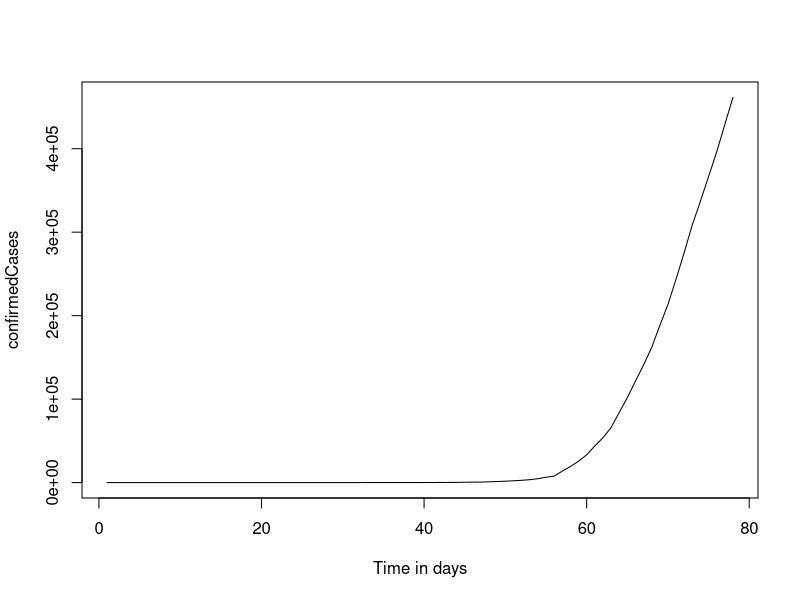
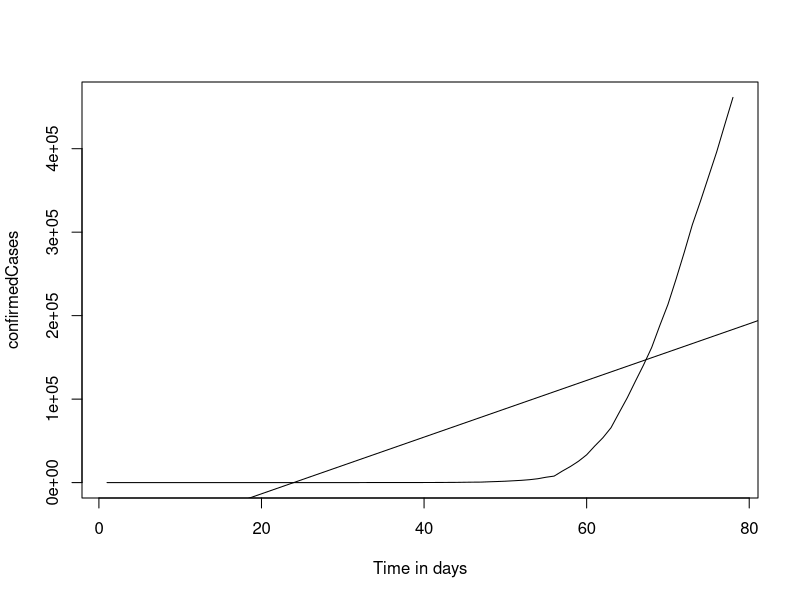
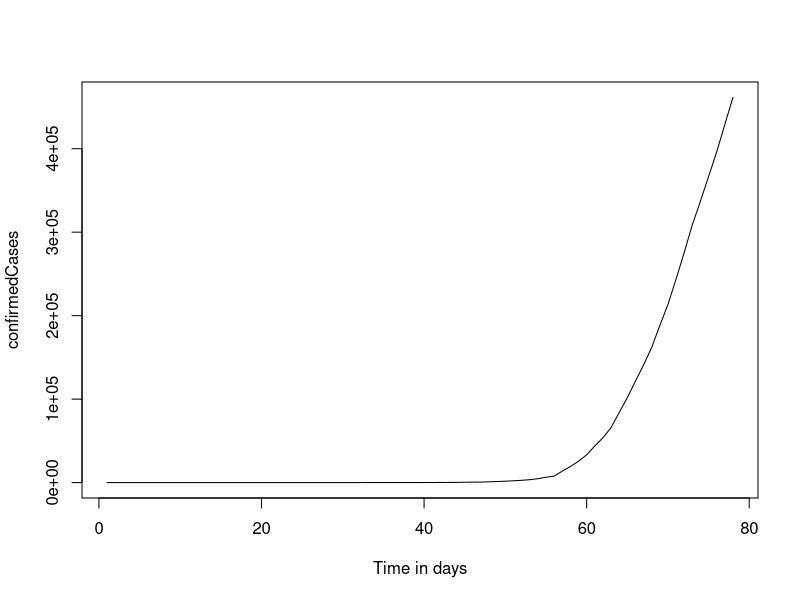
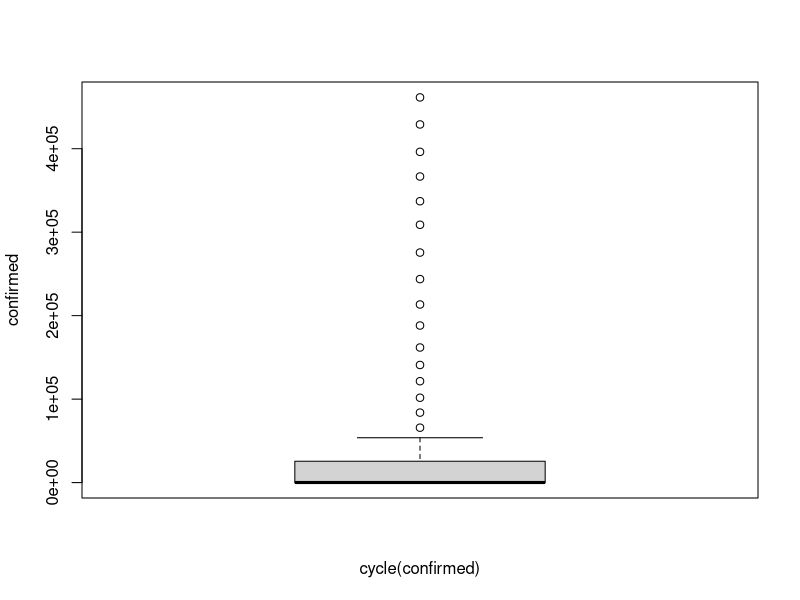
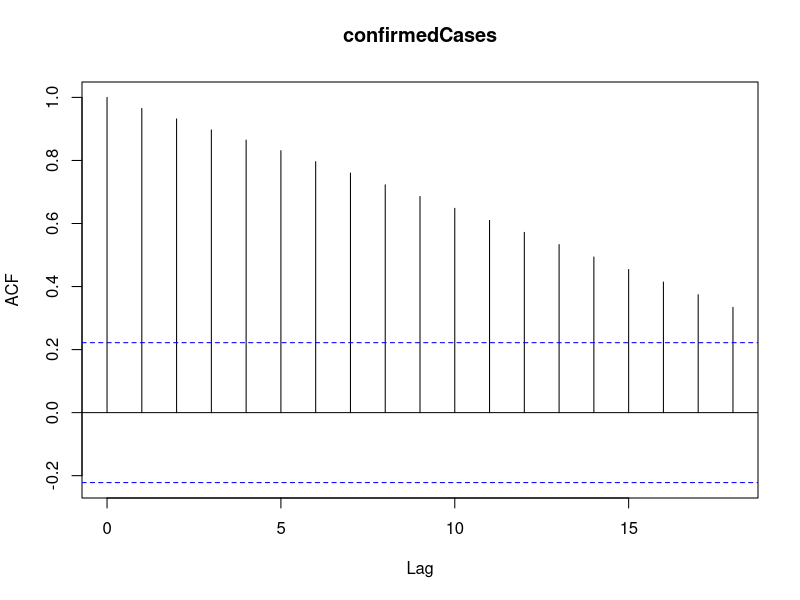
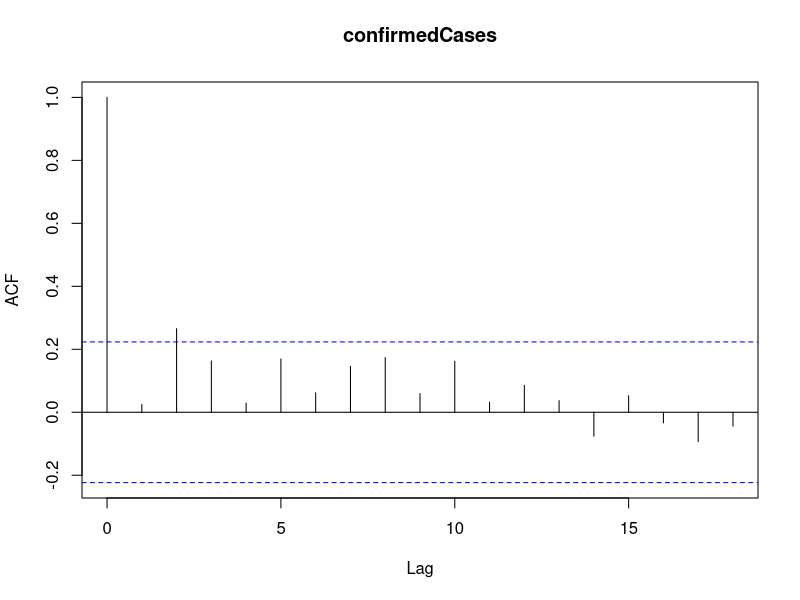
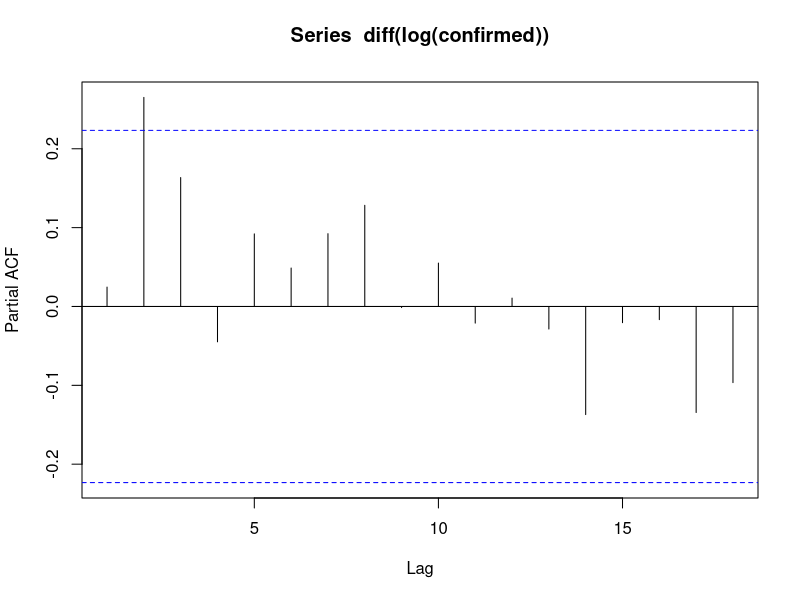
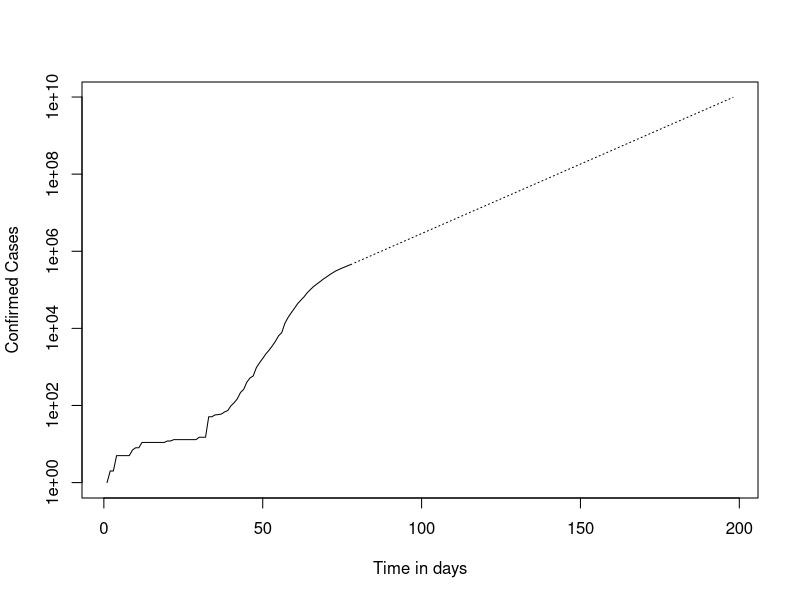

The R source for these figures, in order: (Note: this script raises an error after producing the figures.)
#----------Predicting confirmed cases in USA for next 120 days using Arima Model-------------#

setwd("/Users/elijaheniola/documents/dataset")

#Importing libraries
library(data.table)
library(tseries)
library(forecast)


covidConfirmed<-read.csv("covid19_confirmed_global.csv")
covidDeaths<-read.csv("covid19_deaths_global.csv")
covidRecovered<-read.csv("covid19_recovered_global.csv")

#Preparing US confirmed cases dataset

covidConfirmed <- covidConfirmed[c(-1,-2,-3, -4)]
covidConfirmed

covidConfirmedUS <- covidConfirmed[226,]
covidConfirmedUS


confirmed <- transpose(covidConfirmedUS)
confirmed

#rownames(confirmed) <- colnames(covidConfirmedUS)
colnames(confirmed) <- rownames(covidConfirmedUS)
confirmed

colnames(confirmed)[colnames(confirmed) == "226"] <- "confirmedCases"
confirmed

summary(confirmed)


#converting our dataset to a time series format
confirmed<-ts(confirmed)
confirmed

plot.ts(confirmed, xlab="Time in days")

class(confirmed)
frequency(confirmed)
summary(confirmed)
plot(confirmed, xlab="Time in days")
abline(reg=lm(confirmed~time(confirmed)))
cycle(confirmed)
plot(aggregate(confirmed,FUN=mean), xlab="Time in days")

boxplot(confirmed~cycle(confirmed))

# Determining that our time series is stationary enough to do any form of time series modelling 
# Augmented Dickey Fullers Test
adf.test(diff(log(confirmed)), alternative="stationary", k=1)

acf(log(confirmed))

acf(diff(log(confirmed)))

pacf(diff(log(confirmed)))

(fit <- arima(log(confirmed), c(0, 1, 1),seasonal = list(order = c(0, 1, 1), period = 1)))

# Prediction using manual p,d,q values
pred <- predict(fit, n.ahead = 120*1)
ts.plot(confirmed,2.718^pred$pred, log = "y", lty = c(1,3), ylab="Confirmed Cases", xlab="Time in days")

# Using auto arima to get best values for p, d, q
ourModelConfirmed <- auto.arima(confirmed)
ourModelConfirmed

auto.arima(confirmed, ic="aic", trace=TRUE)

#adf.test(myModel)
plot.ts(ourModelConfirmed$residuals)

acf(ts(ourModelConfirmed$residuals), main = 'ACF Residual')
pacf(ts(ourModelConfirmed$residuals), main = 'PACF Residual')

# Using the model to forecast for the next 120 days
ourForecast<-forecast(ourModelConfirmed, level=c(95), h=120*1)
plot(ourForecast, ylab="Confirmed Cases", xlab="Time in days")

# Testing our model
Box.test(ourModelConfirmed$residuals, lag=5, type="Ljung-Box")
Box.test(ourModelConfirmed$residuals, lag=10, type="Ljung-Box")
Box.test(ourModelConfirmed$residuals, lag=15, type="Ljung-Box")

#---------------------------------------------------------------------------

#Preparing US deaths cases dataset

covidDeaths <- covidDeaths[c(-1,-2,-3)]
covidDeaths

covidDeathsUS <- covidDeaths[226,]
covidDeathsUS

deaths <- transpose(covidDeathsUS)
deaths

#rownames(confirmed) <- colnames(covidConfirmedUS)
colnames(deaths) <- rownames(covidDeathsUS)
deaths

colnames(deaths)[colnames(deaths) == "226"] <- "deathCases"
deaths
summary(deaths)

#converting our dataset to a time series format
deaths<-ts(deaths)
deaths

plot.ts(deaths)

class(deaths)
frequency(deaths)
summary(deaths)
plot(deaths)
abline(reg=lm(deaths~time(deaths)))
cycle(deaths)
plot(aggregate(deaths,FUN=mean))

boxplot(deaths~cycle(deaths))

# Determining that our time series is stationary enough to do any form of time series modelling 
# Augmented Dickey Fullers Test
adf.test(diff(log(deaths)), alternative="stationary", k=1)

acf(log(deaths))

# Using auto arima to get best values for p, d, q
ourModelDeaths <- auto.arima(deaths)
ourModelDeaths

auto.arima(ourModelDeaths, ic="aic", trace=TRUE)

plot.ts(ourModelDeaths$residuals)

acf(ts(ourModelDeaths$residuals), main = 'ACF Residual')
pacf(ts(ourModelDeaths$residuals), main = 'PACF Residual')

# Using the model to forecast for the next 120 days
ourForecast<-forecast(ourModelDeaths, level=c(95), h=120*1)
plot(ourForecast,ylab="Death Cases", xlab="Time in days" )

# Testing our model
Box.test(ourModelDeaths$residuals, lag=5, type="Ljung-Box")
Box.test(ourModelDeaths$residuals, lag=10, type="Ljung-Box")
Box.test(ourModelDeaths$residuals, lag=15, type="Ljung-Box")


#-------------------------------------------------------------------

#Preparing US recovered cases dataset

covidRecovered <- covidRecovered[c(-1,-2,-3)]
covidRecovered

covidRecoveredUS <- covidRecovered[226,]
covidRecoveredUS


recovered <- transpose(covidRecoveredUS)
recovered

#rownames(recovered) <- colnames(covidRecoveredUS)
colnames(recovered) <- rownames(covidRecoveredUS)
recovered

colnames(recovered)[colnames(recovered) == "226"] <- "recoveredCases"
recovered
summary(recovered)

#converting our dataset to a time series format
recovered<-ts(recovered)
recovered

plot.ts(recovered)


class(recovered)
frequency(recovered)
summary(recovered)
plot(recovered)
abline(reg=lm(recovered~time(recovered)))
cycle(recovered)
plot(aggregate(recovered,FUN=mean))

boxplot(deaths~cycle(recovered))


# Determining that our time series is stationary enough to do any form of time series modelling 
# Augmented Dickey Fullers Test
adf.test(diff(log(recovered)), alternative="stationary", k=1)

acf(log(recovered))

# Using auto arima to get best values for p, d, q
ourModelRecovered<- auto.arima(recovered)
ourModelRecovered

auto.arima(ourModelRecovered, ic="aic", trace=TRUE)

plot.ts(ourModelRecovered$residuals)

acf(ts(ourModelRecovered$residuals), main = 'ACF Residual')
pacf(ts(ourModelDeaths$residuals), main = 'PACF Residual')

# Using the model to forecast for the next 120 days
ourForecastRecov<-forecast(ourModelDeaths, level=c(95), h=120*1)
plot(ourForecastRecov, ylab="Confirmed Cases", xlab="Time in days")

# Testing our model
Box.test(ourModelRecovered$residuals, lag=5, type="Ljung-Box")
Box.test(ourModelRecovered$residuals, lag=10, type="Ljung-Box")
Box.test(ourModelRecovered$residuals, lag=15, type="Ljung-Box")


#Binding the datasets for confirmed cases, deaths and recovered cases
ncol(confirmed)
ncol(deaths)
ncol(recovered)
confirmed_Deaths <- cbind(confirmed,deaths)
confirmed_Deaths
confirmed_Deaths_Recovered <- cbind(confirmed_Deaths,recovered)
confirmed_Deaths_Recovered


#-----Predicting confirmed, deaths and recovered cases for the top 13 countries using Arima Model-----#

setwd("C:/datamining_classExamples")

# importing libraries
library(car)
library(dplyr)
library(plyr)
library(tseries)
library(zoo)
library(forecast )

# importing data of confirmed, recovered and death time series for all countries.
# The appropriate paths has been provided where the dataset resides
confirmed=read.csv('covid19_confirmed_global.csv',
                   header = F,stringsAsFactors = F)
death=read.csv('covid19_deaths_global.csv',header=F,stringsAsFactors = F)
recovered=read.csv('covid19_recovered_global.csv',header=F,stringsAsFactors = F)

# looking at the first five rows of the confirmed data set
head(confirmed)

# seeing that the V2 and V3 columns are longitude and latitude which are not useful so
# making latitude and longitude as null. 
# this implies that those columns are being removed from all three datasets
confirmed$V2<-NULL
confirmed$V3<-NULL
recovered$V2<-NULL
recovered$V3<-NULL
death$V2<-NULL
death$V3<-NULL

# The first row contains dates. Removing first row of names and date after noting the start and end
# This has been done for all the three datasets
confirmed=confirmed[2:nrow(confirmed),]
recovered=recovered[2:nrow(recovered),]
death=death[2:nrow(death),]


# The code below converts to numeric the values of columns starting from column 2 to the last colum
for (j in 2:ncol(confirmed)){ # select from column 2 onwards
  confirmed[,j]=as.numeric(confirmed[,j]) # convert to numeric
  recovered[,j]=as.numeric(recovered[,j]) # convert to numeric
  death[,j]=as.numeric(death[,j]) # convert to numeric
}

# V1 is the country name. So for each country name, the subset of the data has been selected below and 
# the columns for each day have been summed for that subset.
# This gives the data for that day for that country as an aggregate
# This has been done for all the three datasets below.
data_confirmed=ddply(confirmed,'V1',function(x){colSums(x[,2:ncol(x)],na.rm = T)})
data_recovered=ddply(recovered,'V1',function(x){colSums(x[,2:ncol(x)],na.rm = T)})
data_death=ddply(death,'V1',function(x){colSums(x[,2:ncol(x)],na.rm = T)})


# getting data for US
data_US_confirmed=data_confirmed%>% filter(V1=='US') # V1 is country, so US is being selected
data_US_death=data_death%>% filter(V1=='US')# V1 is country, so US is being selected
data_US_recovered=data_recovered%>% filter(V1=='US')# V1 is country, so US is being selected

# getting data for India
data_India_confirmed=data_confirmed%>% filter(V1=='India')# V1 is country, so India is being selected
data_India_death=data_death%>% filter(V1=='India')# V1 is country, so India is being selected
data_India_recovered=data_recovered%>% filter(V1=='India')# V1 is country, so India is being selected

# getting data for Canada
data_Canada_confirmed=data_confirmed%>% filter(V1=='Canada') # V1 is country, so Canada is being selected
data_Canada_death=data_death%>% filter(V1=='Canada') # V1 is country, so Canada is being selected
data_Canada_recovered=data_recovered%>% filter(V1=='Canada') # V1 is country, so Canada is being selected

# data for China
data_China_confirmed=data_confirmed%>% filter(V1=='China') # V1 is country, so China is being selected
data_China_death=data_death%>% filter(V1=='China')# V1 is country, so China is being selected
data_China_recovered=data_recovered%>% filter(V1=='China')# V1 is country, so China is being selected

# data for france
data_france_confirmed=data_confirmed%>% filter(V1=='France')# V1 is country, so France is being selected
data_france_death=data_death%>% filter(V1=='France')# V1 is country, so France is being selected
data_france_recovered=data_recovered%>% filter(V1=='France')# V1 is country, so France is being selected

# data for Italy
data_Italy_confirmed=data_confirmed%>% filter(V1=='Italy')# V1 is country, so Italy is being selected
data_Italy_death=data_death%>% filter(V1=='Italy')# V1 is country, so Italy is being selected
data_Italy_recovered=data_recovered%>% filter(V1=='Italy')# V1 is country, so Italy is being selected

# data for Japan
data_Japan_confirmed=data_confirmed%>% filter(V1=='Japan')# V1 is country, so Japan is being selected
data_Japan_death=data_death%>% filter(V1=='Japan')# V1 is country, so Japan is being selected
data_Japan_recovered=data_recovered%>% filter(V1=='Japan')# V1 is country, so Japan is being selected

# Data for South Korea
data_Skorea_confirmed=data_confirmed%>% filter(V1=="Korea, South")# V1 is country, so "Korea, South" is being selected
data_Skorea_death=data_death%>% filter(V1=="Korea, South")# V1 is country, so "Korea, South" is being selected
data_Skorea_recovered=data_recovered%>% filter(V1=="Korea, South")# V1 is country, so "Korea, South" is being selected

# Data for Spain
data_Spain_confirmed=data_confirmed%>% filter(V1=="Spain")# V1 is country, so Spain is being selected
data_Spain_death=data_death%>% filter(V1=="Spain")# V1 is country, so Spain is being selected
data_Spain_recovered=data_recovered%>% filter(V1=="Spain")# V1 is country, so Spain is being selected

# Data for "United Arab Emirates"
data_UAE_confirmed=data_confirmed%>% filter(V1=="United Arab Emirates")# V1 is country, so UAE is being selected
data_UAE_death=data_death%>% filter(V1=="United Arab Emirates")# V1 is country, so UAE is being selected
data_UAE_recovered=data_recovered%>% filter(V1=="United Arab Emirates")# V1 is country, so UAE is being selected

# Data for UK
data_UK_confirmed=data_confirmed%>% filter(V1=="United Kingdom")# V1 is country, so UK is being selected
data_UK_death=data_death%>% filter(V1=="United Kingdom")# V1 is country, so UK is being selected
data_UK_recovered=data_recovered%>% filter(V1=="United Kingdom")# V1 is country, so UK is being selected


# Summing all the columns from second column onwards to get data each day for the world as an aggregate
# and creating a time series starting 22-01-2020 and ending in 07-04-2020
# This has been done using the zoo package

confirmed_world=zoo(as.vector(colSums(data_confirmed[,2:ncol(data_confirmed)])),
                    seq(from =as.Date("22-01-2020",format='%d-%m-%Y') ,
                        to =as.Date("07-04-2020",format='%d-%m-%Y') ,by=1 )) # confirmed in world
recovered_world=zoo(as.vector(colSums(data_recovered[,2:ncol(data_recovered)])),
                    seq(from =as.Date("22-01-2020",format='%d-%m-%Y') ,
                        to =as.Date("07-04-2020",format='%d-%m-%Y') ,by=1 ))#recovered in world
death_world=zoo(as.vector(colSums(data_death[,2:ncol(data_death)])),
                seq(from =as.Date("22-01-2020",format='%d-%m-%Y') ,
                    to =as.Date("07-04-2020",format='%d-%m-%Y') ,by=1 )) #death in the world

# calculating a seris of dates from 22-01 to 07-04 
dates=seq(from =as.Date("22-01-2020",format='%d-%m-%Y') ,
          to =as.Date("07-04-2020",format='%d-%m-%Y') ,by=1 )


par(mfrow=c(1,3)) # to plot three plots in same plot
# plotting confirmed cases in US
plot(y=data_US_confirmed[,2:ncol(data_US_confirmed)],type='o',
     x=dates,cex=0.4,main='Confirmed cases : US',xlab='Date',ylab ='confirmed cases')
# plotting recovered cases in US
plot(y=data_US_recovered[,2:ncol(data_US_recovered)],type='o',
     x=dates,cex=0.4,main='Recovered cases : US',xlab='Date',ylab ='recovered cases')
# plotting dead cases in US
plot(y=data_US_death[,2:ncol(data_US_death)],type='o',
     x=dates,cex=0.4,main='Dead cases: US',xlab='Date',ylab ='dead cases')

par(mfrow=c(1,3)) # to plot three plots in same plot
# plotting confirmed cases in India
plot(y=data_India_confirmed[,2:ncol(data_India_confirmed)],type='o',
     x=dates,cex=0.4,main='Confirmed cases : India',xlab='Date',ylab ='confirmed cases')
# plotting recovered cases in India
plot(y=data_India_recovered[,2:ncol(data_India_recovered)],type='o',
     x=dates,cex=0.4,main='Recovered cases : India',xlab='Date',ylab ='recovered cases')
# plotting dead cases in India
plot(y=data_India_death[,2:ncol(data_India_death)],type='o',
     x=dates,cex=0.4,main='Dead cases: India',xlab='Date',ylab ='dead cases')

par(mfrow=c(1,3)) # to plot three plots in same plot
# plotting confirmed cases in Canada
plot(y=data_Canada_confirmed[,2:ncol(data_Canada_confirmed)],type='o',
     x=dates,cex=0.4,main='Confirmed cases : Canada',xlab='Date',ylab ='confirmed cases')
# plotting recovered cases in Canada
plot(y=data_Canada_recovered[,2:ncol(data_Canada_recovered)],type='o',
     x=dates,cex=0.4,main='Recovered cases : Canada',xlab='Date',ylab ='recovered cases')
# plotting dead cases in Canada
plot(y=data_Canada_death[,2:ncol(data_Canada_death)],type='o',
     x=dates,cex=0.4,main='Dead cases : Canada',xlab='Date',ylab ='dead cases')

par(mfrow=c(1,3)) # to plot three plots in same plot
# plotting confirmed cases in China
plot(y=data_China_confirmed[,2:ncol(data_China_confirmed)],type='o',
     x=dates,cex=0.4,main='Confirmed cases : China',xlab='Date',ylab ='confirmed cases')
# plotting recovered cases in China
plot(y=data_China_recovered[,2:ncol(data_China_recovered)],type='o',
     x=dates,cex=0.4,main='Recovered cases : China',xlab='Date',ylab ='recovered cases')
# plotting dead cases in China
plot(y=data_China_death[,2:ncol(data_China_death)],type='o',
     x=dates,cex=0.4,main='Dead cases : China',xlab='Date',ylab ='dead cases')

par(mfrow=c(1,3)) # to plot three plots in same plot
# plotting confirmed cases in France
plot(y=data_france_confirmed[,2:ncol(data_france_confirmed)],type='o',
     x=dates,cex=0.4,main='Confirmed cases : France',xlab='Date',ylab ='confirmed cases')
# plotting recovered cases in France
plot(y=data_france_recovered[,2:ncol(data_france_recovered)],type='o',
     x=dates,cex=0.4,main='Recovered cases : France',xlab='Date',ylab ='recovered cases')
# plotting dead cases in France
plot(y=data_france_death[,2:ncol(data_france_death)],type='o',
     x=dates,cex=0.4,main='Dead cases : France',xlab='Date',ylab ='dead cases')

par(mfrow=c(1,3)) # to plot three plots in same plot
# plotting confirmed cases in Italy
plot(y=data_Italy_confirmed[,2:ncol(data_Italy_confirmed)],type='o',
     x=dates,cex=0.4,main='Confirmed cases : Italy',xlab='Date',ylab ='confirmed cases')
# plotting recovered cases in Italy
plot(y=data_Italy_recovered[,2:ncol(data_Italy_recovered)],type='o',
     x=dates,cex=0.4,main='Recovered cases : Italy',xlab='Date',ylab ='recovered cases')
# plotting dead cases in Italy
plot(y=data_Italy_death[,2:ncol(data_Italy_death)],type='o',
     x=dates,cex=0.4,main='Dead cases : Italy',xlab='Date',ylab ='dead cases')

par(mfrow=c(1,3)) # to plot three plots in same plot
# plotting confirmed cases in Japan
plot(y=data_Japan_confirmed[,2:ncol(data_Japan_confirmed)],type='o',
     x=dates,cex=0.4,main='Confirmed cases: Japan',xlab='Date',ylab ='confirmed cases')
# plotting recovered cases in Japan
plot(y=data_Japan_recovered[,2:ncol(data_Japan_recovered)],type='o',
     x=dates,cex=0.4,main='Recovered cases : Japan',xlab='Date',ylab ='recovered cases')
# plotting dead cases in Japan
plot(y=data_Japan_death[,2:ncol(data_Japan_death)],type='o',
     x=dates,cex=0.4,main='Dead cases : Japan',xlab='Date',ylab ='dead cases')

par(mfrow=c(1,3)) # to plot three plots in same plot
# plotting confirmed cases in South Korea
plot(y=data_Skorea_confirmed[,2:ncol(data_Skorea_confirmed)],type='o',
     x=dates,cex=0.4,main='Confirmed cases : S. Korea',xlab='Date',ylab ='confirmed cases')
# plotting recovered cases in South Korea
plot(y=data_Skorea_recovered[,2:ncol(data_Skorea_recovered)],type='o',
     x=dates,cex=0.4,main='Recovered cases : S. Korea',xlab='Date',ylab ='recovered cases')
# plotting dead cases in South Korea
plot(y=data_Skorea_death[,2:ncol(data_Skorea_death)],type='o',
     x=dates,cex=0.4,main='Dead cases : S. Korea',xlab='Date',ylab ='dead cases')

par(mfrow=c(1,3)) # to plot three plots in same plot
# plotting confirmed cases in Spain
plot(y=data_Spain_confirmed[,2:ncol(data_Spain_confirmed)],type='o',
     x=dates,cex=0.4,main='Confirmed cases : Spain',xlab='Date',ylab ='confirmed cases')
# plotting recovered cases in Spain
plot(y=data_Spain_recovered[,2:ncol(data_Spain_recovered)],type='o',
     x=dates,cex=0.4,main='Recovered cases : Spain',xlab='Date',ylab ='recovered cases')
# plotting dead cases in Spain
plot(y=data_Spain_death[,2:ncol(data_Spain_death)],type='o',
     x=dates,cex=0.4,main='Dead cases : Spain',xlab='Date',ylab ='dead cases')

par(mfrow=c(1,3)) # to plot three plots in same plot
# plotting confirmed cases in UAE
plot(y=data_UAE_confirmed[,2:ncol(data_UAE_confirmed)],type='o',
     x=dates,cex=0.4,main='Confirmed cases : UAE',xlab='Date',ylab ='confirmed cases')
# plotting recovered cases in UAE
plot(y=data_UAE_recovered[,2:ncol(data_UAE_recovered)],type='o',
     x=dates,cex=0.4,main='Recovered cases: UAE',xlab='Date',ylab ='recovered cases')
# plotting dead cases in UAE
plot(y=data_UAE_death[,2:ncol(data_UAE_death)],type='o',
     x=dates,cex=0.4,main='Dead cases: UAE',xlab='Date',ylab ='dead cases')

par(mfrow=c(1,3)) # to plot three plots in same plot
# plotting confirmed cases in Uk
plot(y=data_UK_confirmed[,2:ncol(data_UK_confirmed)],type='o',
     x=dates,cex=0.4,main='Confirmed cases: UK',xlab='Date',ylab ='confirmed cases')
# plotting recovered cases in US
plot(y=data_UK_recovered[,2:ncol(data_UK_confirmed)],type='o',
     x=dates,cex=0.4,main='Recovered cases : UK',xlab='Date',ylab ='recovered cases')
# plotting dead cases in UK
plot(y=data_UK_death[,2:ncol(data_UK_confirmed)],type='o',
     x=dates,cex=0.4,main='Dead cases : UK',xlab='Date',ylab ='dead cases')


# seeing that all the values show exponential pattern, the models will be fit on their logarithms
# function to make plots
plot_value<-function(values,name_tag){
  par(mfrow=c(2,2))
  (plot(values,type='o',cex=0.4,main=paste('Plot of frequency of ',name_tag),xlab='Date',ylab =j))
  values=log(values) # converting to logarithm
  #Plot of log of time series
  (plot(values,type='o',cex=0.4,main=paste('Plot of log frequency of ',name_tag),xlab='Date',ylab =j))
  # ACF and PACF plots
  (acf(values,main=paste('ACF of log frequency of ',name_tag),lag.max = 60))
  pacf(values,main=paste('PACF of log frequency of ',name_tag))
}

# function to fit ARIMA model and return diagnostics
fit_model<-function(values,order_arima){
  # converting to log values
  values=log(values)
  # fitting an arima log time series
  mod<-arima(values,order = order_arima)
  print(mod)
  # plotting the model in a 2x2 window
  par(mfrow=c(2,2))
  # plotting residuals from the model
  plot(mod$residuals,ylab='residuals',xaxt='n',main='plot of residuals')
  # giving x axis labels i.e. the date values
  axis(1, at=seq(1,length(mod$residuals),12.5) , las=2, cex.axis=0.6,
       labels=seq(as.Date("22-01-2020",format='%d-%m-%Y'), as.Date("22-01-2020",format='%d-%m-%Y')+length(mod$residuals)-1, length.out=7) )
  
  
  # plotting the forecasted 30 days ahead value
  plot(forecast(mod,h = 30),xaxt='n')
  # giving x axis labels i.e. the date values
  axis(1, at=seq(1,length(mod$residuals)+30,17.5) , las=2, cex.axis=0.6,
       labels=seq(as.Date("22-01-2020",format='%d-%m-%Y'), as.Date("22-01-2020",format='%d-%m-%Y')+length(mod$residuals)+30-1, length.out=7) )
  
  acf(mod$residuals,main='ACF of residuals',ylab='residuals') # ACF of residuals
  pacf(mod$residuals,main='PACF of residuals',ylab='residuals') # PACF of residuals
  
  #Durbin Watson test for stationarity check
  print('Durbin Watson statistic is :')
  print(durbinWatsonTest(as.vector(mod$residuals)))
}


## drag the plot window since it has large margins we would not be able to see the plots untill we increased it to great extent. The key is to increase the plot window beforehand and then run the lines of code.

# plot for confirmed cases in world
plot_value(confirmed_world,'confirmed world')
# fitting the ARIMA model of order (1,1,1) and getting diagnostics 
fit_model(confirmed_world,c(1,1,1)) 
# where first 1 indicates that it sets the lage value of 
#1 for auto regressions,uses a difference of 1 to make time series stationary
# and uses moving model of 1

# plot for recovered cases in world
plot_value(recovered_world,'recovered world')
# fitting the ARIMA model of order (1,1,4) and getting diagnostics 
fit_model(recovered_world,c(1,1,4))

# plot for death cases in world
plot_value(death_world,'recovered world')
# fitting the ARIMA model of order (1,1,3) and getting diagnostics 
fit_model(death_world,c(1,1,3))




